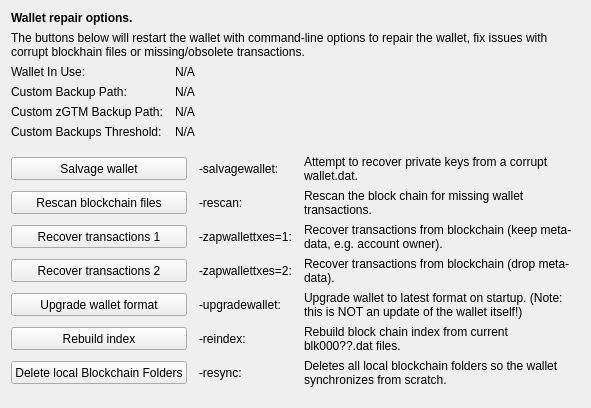
     <widget class="QWidget" name="tab_repair">
      <attribute name="title">
       <string>&amp;Wallet Repair</string>
      </attribute>
      <layout class="QGridLayout" name="gridLayout_4" columnstretch="0,0,0,0">
       <property name="horizontalSpacing">
        <number>12</number>
       </property>
       <item row="0" column="0" colspan="4">
        <widget class="QLabel" name="label_repair_header">
         <property name="font">
          <font>
           <weight>75</weight>
           <bold>true</bold>
          </font>
         </property>
         <property name="text">
          <string>Wallet repair options.</string>
         </property>
        </widget>
       </item>
       <item row="1" column="0" colspan="4">
        <widget class="QLabel" name="label_repair_helptext">
         <property name="font">
          <font>
           <weight>50</weight>
           <bold>false</bold>
          </font>
         </property>
         <property name="text">
          <string>The buttons below will restart the wallet with command-line options to repair the wallet, fix issues with corrupt blockhain files or missing/obsolete transactions.</string>
         </property>
         <property name="wordWrap">
          <bool>true</bool>
         </property>
        </widget>
       </item>
       <item row="2" column="0">
        <widget class="QLabel" name="wallet_path_label">
         <property name="text">
          <string>Wallet In Use:</string>
         </property>
        </widget>
       </item>
       <item row="2" column="1" colspan="3">
        <widget class="QLabel" name="wallet_path">
         <property name="cursor">
          <cursorShape>IBeamCursor</cursorShape>
         </property>
         <property name="text">
          <string>N/A</string>
         </property>
         <property name="textFormat">
          <enum>Qt::PlainText</enum>
         </property>
         <property name="textInteractionFlags">
          <set>Qt::LinksAccessibleByMouse|Qt::TextSelectableByKeyboard|Qt::TextSelectableByMouse</set>
         </property>
        </widget>
       </item>
       <item row="3" column="0">
        <widget class="QLabel" name="wallet_custombackuppath_label">
         <property name="text">
          <string>Custom Backup Path:</string>
         </property>
         <property name="visible">
          <bool>false</bool>
         </property>
        </widget>
       </item>
       <item row="3" column="1" colspan="3">
        <widget class="QLabel" name="wallet_custombackuppath">
         <property name="cursor">
          <cursorShape>IBeamCursor</cursorShape>
         </property>
         <property name="text">
          <string>N/A</string>
         </property>
         <property name="textFormat">
          <enum>Qt::PlainText</enum>
         </property>
         <property name="textInteractionFlags">
          <set>Qt::LinksAccessibleByMouse|Qt::TextSelectableByKeyboard|Qt::TextSelectableByMouse</set>
         </property>
         <property name="visible">
          <bool>false</bool>
         </property>
        </widget>
       </item>
       <item row="4" column="0">
        <widget class="QLabel" name="wallet_customzgtmbackuppath_label">
         <property name="text">
          <string>Custom zGTM Backup Path:</string>
         </property>
         <property name="visible">
          <bool>false</bool>
         </property>
        </widget>
       </item>
       <item row="4" column="1" colspan="3">
        <widget class="QLabel" name="wallet_customzgtmbackuppath">
         <property name="cursor">
          <cursorShape>IBeamCursor</cursorShape>
         </property>
         <property name="text">
          <string>N/A</string>
         </property>
         <property name="textFormat">
          <enum>Qt::PlainText</enum>
         </property>
         <property name="textInteractionFlags">
          <set>Qt::LinksAccessibleByMouse|Qt::TextSelectableByKeyboard|Qt::TextSelectableByMouse</set>
         </property>
         <property name="visible">
          <bool>false</bool>
         </property>
        </widget>
       </item>
       <item row="5" column="0">
        <widget class="QLabel" name="wallet_custombackupthreshold_label">
         <property name="text">
          <string>Custom Backups Threshold:</string>
         </property>
         <property name="visible">
          <bool>false</bool>
         </property>
        </widget>
       </item>
       <item row="5" column="1" colspan="3">
        <widget class="QLabel" name="wallet_custombackupthreshold">
         <property name="cursor">
          <cursorShape>IBeamCursor</cursorShape>
         </property>
         <property name="text">
          <string>N/A</string>
         </property>
         <property name="textFormat">
          <enum>Qt::PlainText</enum>
         </property>
         <property name="textInteractionFlags">
          <set>Qt::LinksAccessibleByMouse|Qt::TextSelectableByKeyboard|Qt::TextSelectableByMouse</set>
         </property>
         <property name="visible">
          <bool>false</bool>
         </property>
        </widget>
       </item>
       <item row="6" column="0">
        <spacer name="verticalSpacer_repair1">
         <property name="orientation">
          <enum>Qt::Vertical</enum>
         </property>
         <property name="sizeHint" stdset="0">
          <size>
           <width>10</width>
           <height>10</height>
          </size>
         </property>
        </spacer>
       </item>
       <item row="7" column="0" colspan="2">
        <widget class="QPushButton" name="btn_salvagewallet">
         <property name="minimumSize">
          <size>
           <width>100</width>
           <height>23</height>
          </size>
         </property>
         <property name="text">
          <string>Salvage wallet</string>
         </property>
        </widget>
       </item>
       <item row="7" column="2">
        <widget class="QLabel" name="label_repair_salvage_command">
         <property name="text">
          <string notr="true">-salvagewallet:</string>
         </property>
        </widget>
       </item>
       <item row="7" column="3">
        <widget class="QLabel" name="label_repair_salvage">
         <property name="text">
          <string>Attempt to recover private keys from a corrupt wallet.dat.</string>
         </property>
         <property name="wordWrap">
          <bool>true</bool>
         </property>
        </widget>
       </item>
       <item row="8" column="0" colspan="2">
        <widget class="QPushButton" name="btn_rescan">
         <property name="minimumSize">
          <size>
           <width>100</width>
           <height>23</height>
          </size>
         </property>
         <property name="text">
          <string>Rescan blockchain files</string>
         </property>
        </widget>
       </item>
       <item row="8" column="2">
        <widget class="QLabel" name="label_repair_rescan_command">
         <property name="text">
          <string notr="true">-rescan:</string>
         </property>
        </widget>
       </item>
       <item row="8" column="3">
        <widget class="QLabel" name="label_repair_rescan">
         <property name="text">
          <string>Rescan the block chain for missing wallet transactions.</string>
         </property>
         <property name="wordWrap">
          <bool>true</bool>
         </property>
        </widget>
       </item>
       <item row="9" column="0" colspan="2">
        <widget class="QPushButton" name="btn_zapwallettxes1">
         <property name="minimumSize">
          <size>
           <width>100</width>
           <height>23</height>
          </size>
         </property>
         <property name="text">
          <string>Recover transactions 1</string>
         </property>
        </widget>
       </item>
       <item row="9" column="2">
        <widget class="QLabel" name="label_repair_zap1_command">
         <property name="text">
          <string notr="true">-zapwallettxes=1:</string>
         </property>
        </widget>
       </item>
       <item row="9" column="3">
        <widget class="QLabel" name="label_repair_zap1">
         <property name="text">
          <string>Recover transactions from blockchain (keep meta-data, e.g. account owner).</string>
         </property>
         <property name="wordWrap">
          <bool>true</bool>
         </property>
        </widget>
       </item>
       <item row="10" column="0" colspan="2">
        <widget class="QPushButton" name="btn_zapwallettxes2">
         <property name="minimumSize">
          <size>
           <width>100</width>
           <height>23</height>
          </size>
         </property>
         <property name="text">
          <string>Recover transactions 2</string>
         </property>
        </widget>
       </item>
       <item row="10" column="2">
        <widget class="QLabel" name="label_repair_zap2_command">
         <property name="text">
          <string notr="true">-zapwallettxes=2:</string>
         </property>
        </widget>
       </item>
       <item row="10" column="3">
        <widget class="QLabel" name="label_repair_zap2">
         <property name="text">
          <string>Recover transactions from blockchain (drop meta-data).</string>
         </property>
         <property name="wordWrap">
          <bool>true</bool>
         </property>
        </widget>
       </item>
       <item row="11" column="0" colspan="2">
        <widget class="QPushButton" name="btn_upgradewallet">
         <property name="minimumSize">
          <size>
           <width>100</width>
           <height>23</height>
          </size>
         </property>
         <property name="text">
          <string>Upgrade wallet format</string>
         </property>
        </widget>
       </item>
       <item row="11" column="2">
        <widget class="QLabel" name="label_repair_upgrade_command">
         <property name="text">
          <string notr="true">-upgradewallet:</string>
         </property>
        </widget>
       </item>
       <item row="11" column="3">
        <widget class="QLabel" name="label_repair_upgrade">
         <property name="text">
          <string>Upgrade wallet to latest format on startup. (Note: this is NOT an update of the wallet itself!)</string>
         </property>
         <property name="wordWrap">
          <bool>true</bool>
         </property>
        </widget>
       </item>
       <item row="12" column="0" colspan="2">
        <widget class="QPushButton" name="btn_reindex">
         <property name="minimumSize">
          <size>
           <width>100</width>
           <height>23</height>
          </size>
         </property>
         <property name="text">
          <string>Rebuild index</string>
         </property>
        </widget>
       </item>
       <item row="12" column="2">
        <widget class="QLabel" name="label_repair_reindex_command">
         <property name="text">
          <string notr="true">-reindex:</string>
         </property>
        </widget>
       </item>
       <item row="12" column="3">
        <widget class="QLabel" name="label_repair_reindex">
         <property name="text">
          <string>Rebuild block chain index from current blk000??.dat files.</string>
         </property>
         <property name="wordWrap">
          <bool>true</bool>
         </property>
        </widget>
       </item>
       <item row="13" column="0" colspan="2">
        <widget class="QPushButton" name="btn_resync">
         <property name="minimumSize">
          <size>
           <width>100</width>
           <height>23</height>
          </size>
         </property>
         <property name="text">
          <string>Delete local Blockchain Folders</string>
         </property>
        </widget>
       </item>
       <item row="13" column="2">
        <widget class="QLabel" name="label_repair_resync_command">
         <property name="text">
          <string>-resync:</string>
         </property>
        </widget>
       </item>
       <item row="13" column="3">
        <widget class="QLabel" name="label_repair_resync">
         <property name="text">
          <string>Deletes all local blockchain folders so the wallet synchronizes from scratch.</string>
         </property>
         <property name="wordWrap">
          <bool>true</bool>
         </property>
        </widget>
       </item>
       <item row="14" column="0">
        <spacer name="verticalSpacer_repair2">
         <property name="orientation">
          <enum>Qt::Vertical</enum>
         </property>
         <property name="sizeHint" stdset="0">
          <size>
           <width>20</width>
           <height>10</height>
          </size>
         </property>
        </spacer>
       </item>
      </layout>
     </widget>
